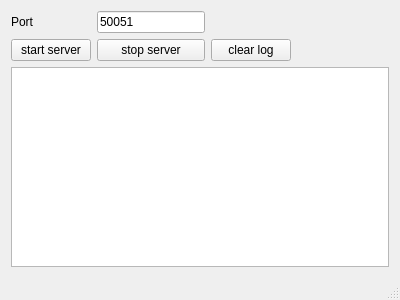
<?xml version="1.0" encoding="UTF-8"?>
<ui version="4.0">
 <class>MainWindow</class>
 <widget class="QMainWindow" name="MainWindow">
  <property name="geometry">
   <rect>
    <x>0</x>
    <y>0</y>
    <width>400</width>
    <height>300</height>
   </rect>
  </property>
  <property name="windowTitle">
   <string>GRPC Server Controller</string>
  </property>
  <property name="windowIcon">
   <iconset resource="resdata.qrc">
    <normaloff>:/images/logo.png</normaloff>:/images/logo.png</iconset>
  </property>
  <widget class="QWidget" name="centralWidget">
   <layout class="QGridLayout" name="gridLayout_2">
    <item row="0" column="0">
     <layout class="QGridLayout" name="gridLayout">
      <item row="4" column="0" colspan="5">
       <widget class="QTextEdit" name="textEdit_log"/>
      </item>
      <item row="1" column="0">
       <widget class="QLabel" name="label">
        <property name="text">
         <string>Port</string>
        </property>
       </widget>
      </item>
      <item row="1" column="1" colspan="2">
       <widget class="QLineEdit" name="lineEdit_port">
        <property name="text">
         <string>50051</string>
        </property>
        <property name="maxLength">
         <number>10</number>
        </property>
       </widget>
      </item>
      <item row="2" column="4">
       <spacer name="horizontalSpacer">
        <property name="orientation">
         <enum>Qt::Horizontal</enum>
        </property>
        <property name="sizeHint" stdset="0">
         <size>
          <width>40</width>
          <height>20</height>
         </size>
        </property>
       </spacer>
      </item>
      <item row="2" column="0">
       <widget class="QPushButton" name="pushButton_start">
        <property name="text">
         <string>start server</string>
        </property>
       </widget>
      </item>
      <item row="2" column="1" colspan="2">
       <widget class="QPushButton" name="pushButton_stop">
        <property name="text">
         <string>stop server</string>
        </property>
       </widget>
      </item>
      <item row="2" column="3">
       <widget class="QPushButton" name="pushButton_clearlog">
        <property name="text">
         <string>clear log</string>
        </property>
       </widget>
      </item>
     </layout>
    </item>
   </layout>
  </widget>
  <widget class="QMenuBar" name="menuBar">
   <property name="geometry">
    <rect>
     <x>0</x>
     <y>0</y>
     <width>400</width>
     <height>20</height>
    </rect>
   </property>
  </widget>
  <widget class="QStatusBar" name="statusBar"/>
 </widget>
 <layoutdefault spacing="6" margin="11"/>
 <resources>
  <include location="resdata.qrc"/>
 </resources>
 <connections/>
</ui>
